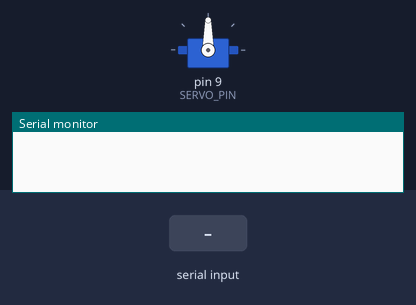
Recording of a sketch running on a simulated Arduino Uno, built with avr-gcc and run on an emulated ATmega328P. Shown: servo, the last lines printed to the serial monitor. Inputs (shaded band) come from the test bench.

Above: at 1.2 s.
1.3 s: "1" received over the second serial link
At 1.8 s:
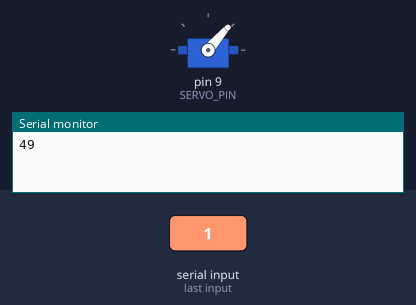
2.8 s: "0" received over the second serial link
At 4.2 s:
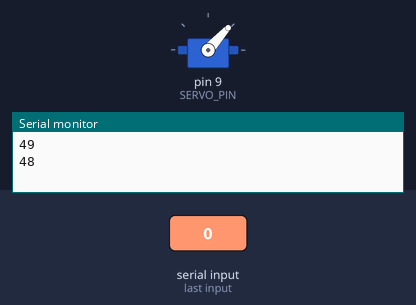
Timing chart, 0 to 5.8 s (numbered marks = the images above; inputs shaded):
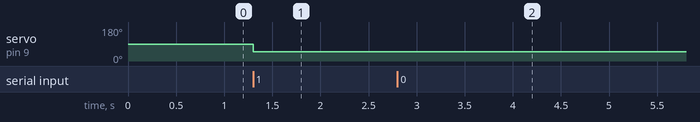

The sketch:

mk_ad_2_w2_3.ino
```cpp
#include <SoftwareSerial.h>
#include <Servo.h>
#define SERVO_PIN 9
#define BT_TX     10
#define BT_RX     11

Servo myServo;
SoftwareSerial bt(BT_TX, BT_RX);

void setup() {
  Serial.begin(9600);
  myServo.attach(SERVO_PIN);
  bt.begin(9600);
}

void loop() {

  if(bt.available() > 0) {
    int servoPos = bt.read();
    Serial.println(servoPos);
    myServo.write(servoPos);
    delay(10);
  }
}
```

Measured:
- after the input at 1.3 s, servo on pin 9 (SERVO_PIN): 90° → 49° at once
- after the input at 2.8 s, servo on pin 9 (SERVO_PIN): 49° → 48° at once
